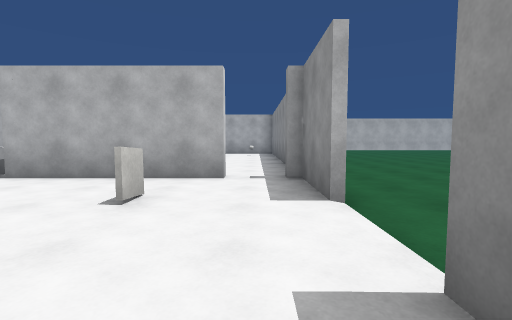
View 1 (above)

12 first-person views from a walk through a 3-D level made in the Unity game engine. The camera is 1.2 m above the floor, tilts 4° down and sees 85° across. Doors are open. The floor is counted in squares, 2 m on a side. Each view is taken from the middle of a square. On the plan, view 1 faces up. The plan holds only what a view shows up to about 9 squares ahead; the rest is blank. The place goes on beyond the plan. The player character is not drawn. Surface patterns are stand-ins for the level's own textures.

View 2
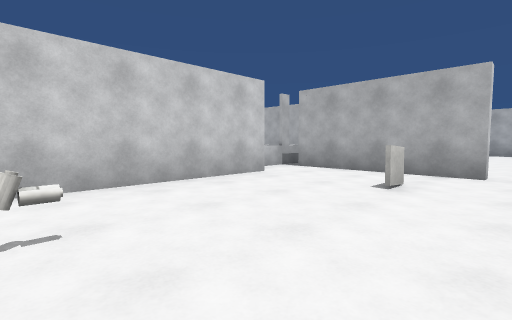

View 3
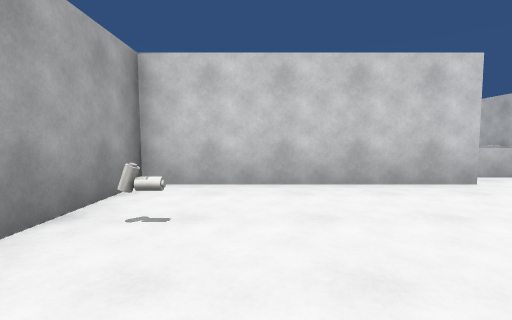

View 4
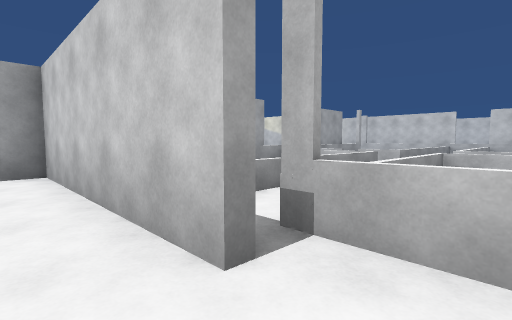

View 5
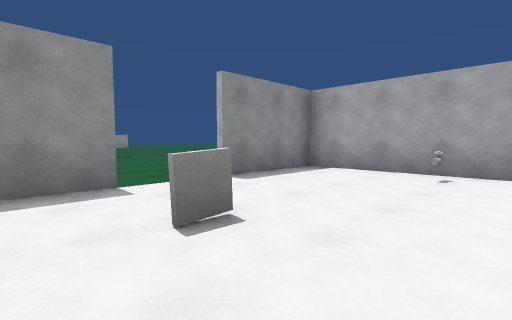

View 6
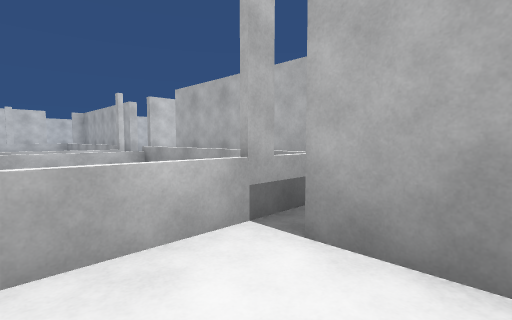

View 7
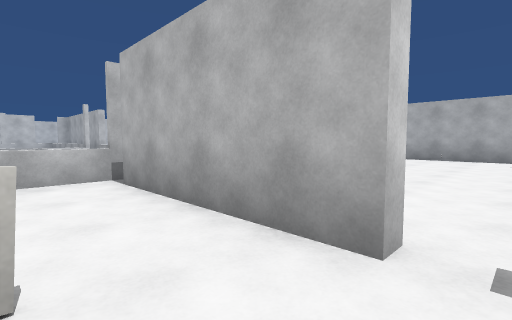

View 8
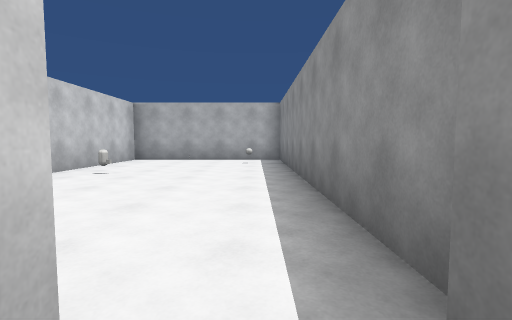

View 9
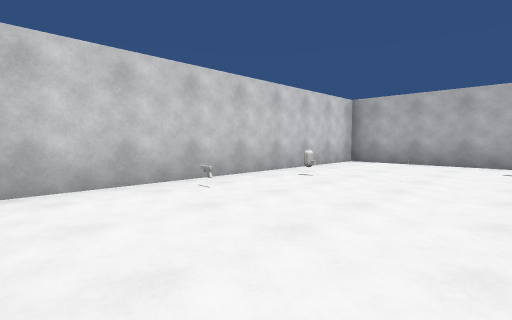

View 10
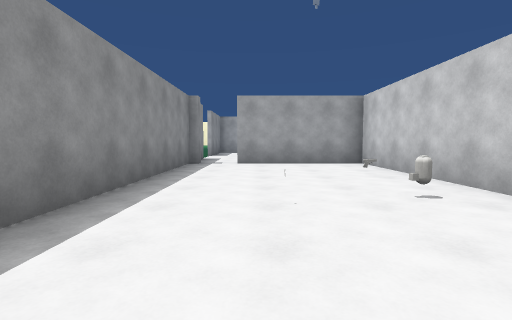

View 11
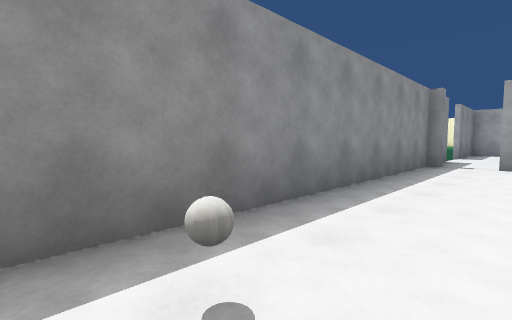

View 12
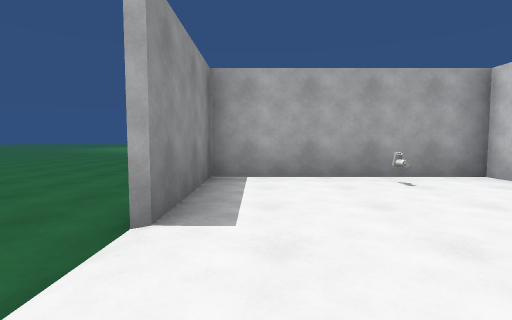

### Floor plan
Points are (right, up) in squares from view 1. A wall is a line through its corners. A room is listed if a view was taken in it or the views show most of it. See-through windows are left out.
Room 1 (views 1, 2, 3, 4, 5, 6, 7, 8, 12)
walls: (-1.3, 2.6) (-1.3, 3.2); (-1.2, 3.2) (-1.2, 2.6); (-3.8, 3.1) (-3.8, -1.6) (0.7, -1.6) (0.7, 1.1); (0.7, 2.8) (0.7, 4.5); (-0.5, 4.4) (-4, 4.4); (-4.5, 5.2) (-4.5, 2.8)
ways out: opening at (0, 5) to room 2; opening at (1, 2); open door at (-4, 3.5)
objects: other object (-2, -1)
Room 2 (views 9, 10, 11)
walls: (0.7, 4.6) (0.7, 12.7) (-3.8, 12.7) (-3.8, 4.7) (-0.5, 4.7)
ways out: opening at (0, 5) to room 1
objects: other object (-3, 7); other object (-3, 9); other object (0, 11)

Where each view was taken, in squares from view 1:
view 1: 0 up, 0 right, facing up
view 2: 1 down, 0 right, facing up-left
view 3: 0 up, 0 right, facing left
view 4: 4 up, 3 left, facing down-left
view 5: 4 up, 3 left, facing down-right
view 6: 3 up, 3 left, facing up-left
view 7: 3 up, 0 right, facing up-left
view 8: 4 up, 0 right, facing up
view 9: 5 up, 0 right, facing up-left
view 10: 12 up, 1 left, facing down
view 11: 12 up, 1 left, facing down-right
view 12: 3 up, 0 right, facing down
